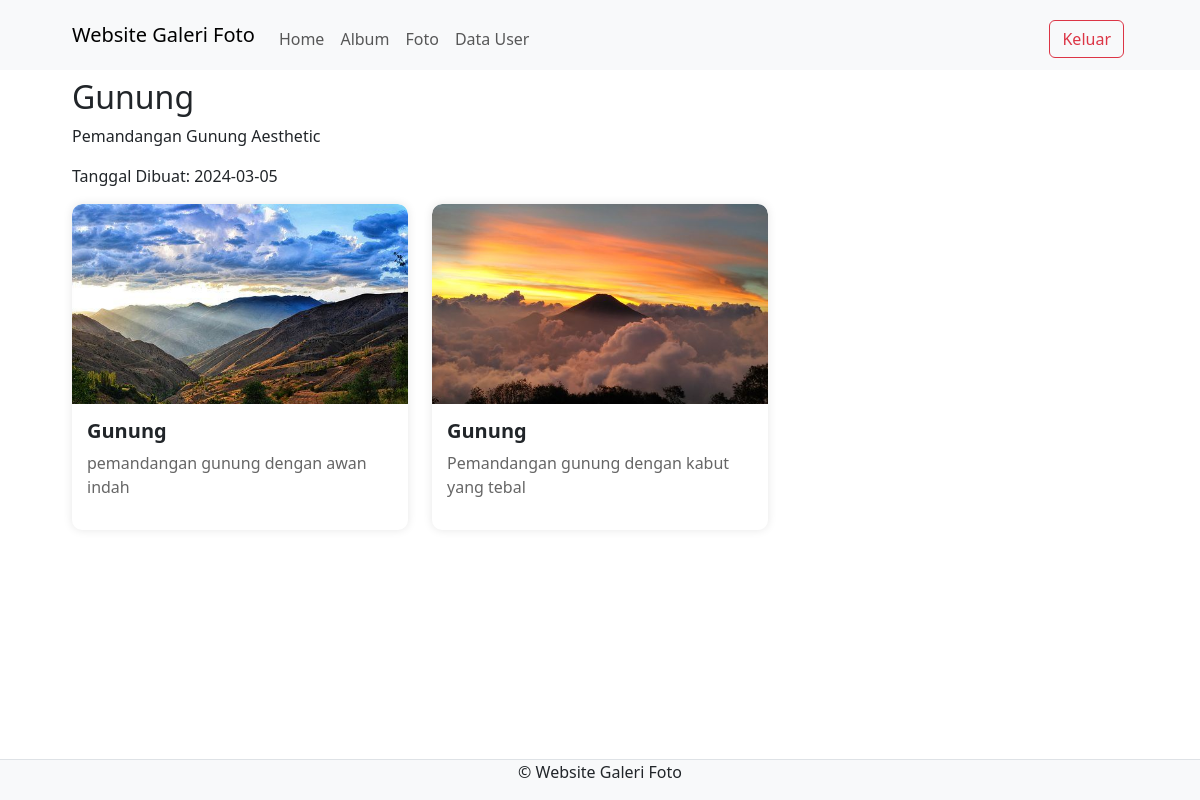
Screenshot of /admin/view_album.php?albumid=43 (signed in) with the database file from the repository.
### tables this page shows
CREATE TABLE `album` (
  `AlbumID` int(11) NOT NULL,
  `NamaAlbum` varchar(255) NOT NULL,
  `Deskripsi` text NOT NULL,
  `TanggalDibuat` date NOT NULL,
  `UserId` int(11) NOT NULL
);

CREATE TABLE `foto` (
  `fotoid` int(11) NOT NULL,
  `judulfoto` varchar(255) NOT NULL,
  `deskripsifoto` text NOT NULL,
  `tanggalunggah` date NOT NULL,
  `lokasifile` varchar(255) NOT NULL,
  `albumid` int(11) NOT NULL,
  `userid` int(11) NOT NULL
);

### admin/view_album.php (the view, shortened to what this page needs)
<?php
include '../config/koneksi.php';
if (isset($_GET['albumid'])) {
    $albumid = $_GET['albumid'];
    $query_album = mysqli_query($koneksi, "SELECT * FROM album WHERE AlbumID = '$albumid'");
    $album_data = mysqli_fetch_assoc($query_album);
    $query_foto = mysqli_query($koneksi, "SELECT * FROM foto WHERE AlbumID = '$albumid'");
}
?>
<!DOCTYPE html>
<html lang="en">
<head>
    <link rel="stylesheet" type="text/css" href="../assets/css/bootstrap.min.css">
</head>
<body>
<nav class="navbar navbar-expand-lg bg-body-tertiary">
    <div class="container">
        <a class="navbar-brand" href="index.php">Website Galeri Foto</a>
        <div class="collapse navbar-collapse mt-2" id="navbarNavAltMarkup">
            <div class="navbar-nav me-auto">
                <a href="home.php" class="nav-link">Home</a>
                <a href="album.php" class="nav-link">Album</a>
                <a href="foto.php" class="nav-link">Foto</a>
                <a href="data_user.php" class="nav-link">Data User</a>
            </div>
            <a href="../config/aksi_logout.php" class="btn btn-outline-danger m-1">Keluar</a>
        </div>
    </div>
</nav>
<div class="container mt-2">
    <h2><?php echo $album_data['NamaAlbum']; ?></h2>
    <p><?php echo $album_data['Deskripsi']; ?></p>
    <p>Tanggal Dibuat: <?php echo $album_data['TanggalDibuat']; ?></p>
    <div class="row">
        <?php
        while ($foto = mysqli_fetch_array($query_foto)) {
            ?>
            <div class="col-md-4">
                <div class="foto">
                    <img src="../assets/img/<?php echo $foto['lokasifile']; ?>" class="card-img-top" alt="Foto">
                    <div class="foto-body">
                        <h5 class="foto-title"><?php echo $foto['judulfoto']; ?></h5>
                        <p class="foto-text"><?php echo $foto['deskripsifoto']; ?></p>
                    </div>
                </div>
            </div>
            <?php
        }
        ?>
    </div>
</div>
<footer class="d-flex justify-content-center border-top mt-3 bg-light fixed-bottom">
    <p>&copy; Website Galeri Foto </p>
</footer>
</body>
</html>

### admin/view_album.php (style rules this page uses)
.container { max-width: 90%; }
.foto { border: none; border-radius: 10px; box-shadow: 0 0 10px rgba(0, 0, 0, 0.1); position: relative; overflow: hidden; transition: transform 0.3s ease; margin-bottom: 20px; }
.foto img { border-top-left-radius: 10px; border-top-right-radius: 10px; height: 200px; object-fit: cover; }
.foto-body { padding: 15px; }
.foto-title { font-weight: bold; }
.foto-text { color: #666; }

### rows the page displays
album: NamaAlbum "Gunung", Deskripsi "Pemandangan Gunung Aesthetic", TanggalDibuat "2024-03-05"
foto: lokasifile (picture), judulfoto "Gunung", deskripsifoto "pemandangan gunung dengan awan indah"
foto: lokasifile (picture), judulfoto "Gunung", deskripsifoto "Pemandangan gunung dengan kabut yang tebal"
